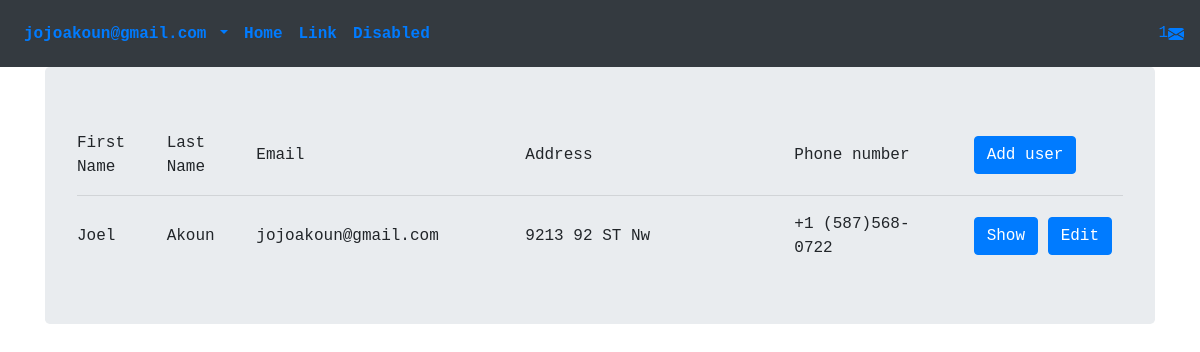
Before: /accounts/user_list/ (signed in) with the older database file.
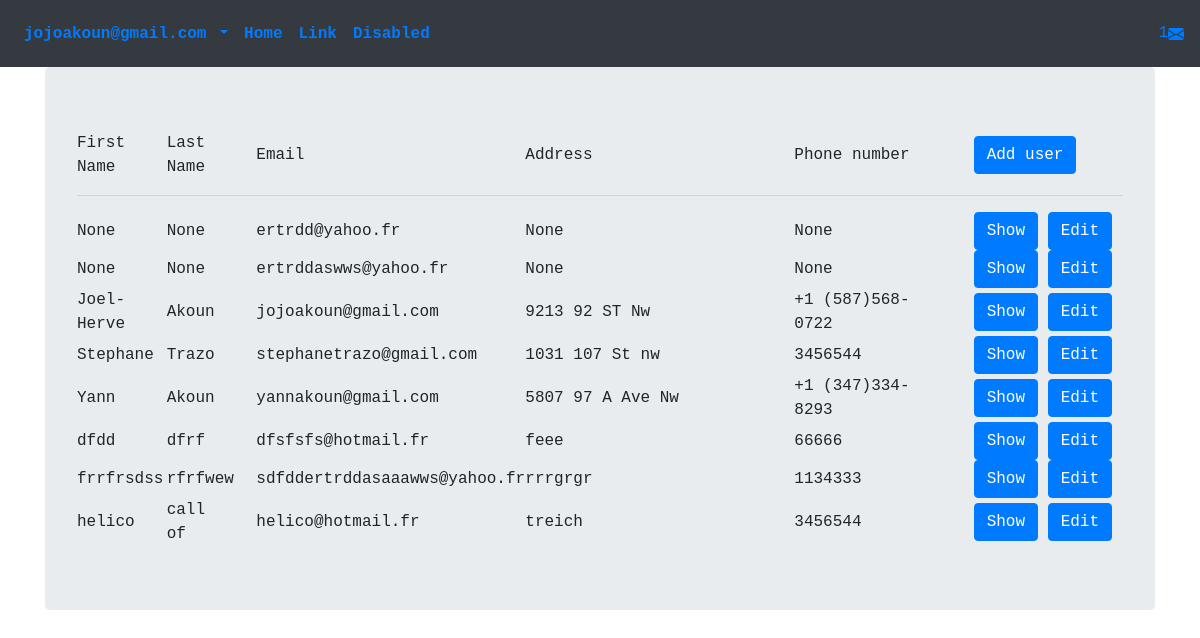
After: the same page with the newer database file.
### accounts/models.py (models this page shows, shortened)
class User(AbstractBaseUser):
    email = models.EmailField(
        verbose_name='email address',
        max_length=255,
        unique=True,
    )
    is_active = models.BooleanField(default=True)
    staff = models.BooleanField(default=False) # a admin user; non super-user
    admin = models.BooleanField(default=False) # a superuser
    USERNAME_FIELD = 'email'
    REQUIRED_FIELDS = [] # Email & Password are required by default.
    objects = UserManager()

class Profile(models.Model):
    user = models.OneToOneField(User, on_delete=models.CASCADE,blank=True, null=True)
    first_name = models.CharField(max_length=30, blank=True, null=True)
    last_name = models.CharField(max_length=30, blank=True, null=True)
    address = models.CharField(max_length=30, blank=True, null=True)
    phone_number = models.CharField(max_length=30, blank=True, null=True)

### accounts/views.py (the view)
# urls.py: path('user_list/',views.UserListView.as_view(),name='user_list'),
class UserListView(LoginRequiredMixin,AdminUserRequiredMixin,ListView):
    template_name = 'accounts/user_list_page.html'
    context_object_name = 'profile_list'
    def get_queryset(self):
        profile_list = Profile.objects.all().order_by('first_name')
        return profile_list

### accounts/templates/accounts/user_list_page.html
<!DOCTYPE html>
{% extends 'base.html' %}
{% load static %}
{% load bootstrap4 %}
{% block content %}
	<div class="container text-monospace">
		<div class="jumbotron">
			<div class="row align-items-center">
				<div class="col-1">First Name</div>
				<div class="col-1">Last Name</div>
				<div class="col-3">Email </div>
				<div class="col-3">Address</div>
				<div class="col-2">Phone number</div>
				<div class="col-2"><a class="btn btn-primary" href="{% url 'accounts:add_user' %}">Add user</a></div>
			</div>
			<hr>
			{% for profile in profile_list  %}
			<div class="row align-items-center">
				<div class="col-1">{{profile.first_name}}</div>
				<div class="col-1">{{profile.last_name}}</div>
				<div class="col-3">{{profile.user.email}}</div>
				<div class="col-3">{{profile.address}}</div>
				<div class="col-2">{{profile.phone_number}}</div>
				<div class="col-2"><a class="btn btn-primary" href="{% url  'accounts:show_user' id=profile.user.id%}">Show</a> <a class="btn btn-primary" href="{% url 'accounts:edit_user' id=profile.user.id%}">Edit</a></div>
			</div>
			{% endfor %}
		</div>
	</div>
{% endblock content %}

### templates/base.html (shortened to what this page needs)
<!DOCTYPE html>
{% load static %}
{% load bootstrap4 %}
<html lang="en">
<head>
	<link rel="stylesheet" href="https://stackpath.bootstrapcdn.com/bootstrap/4.5.0/css/bootstrap.min.css">
	<link rel="stylesheet" href="{% static 'css/main.css'%}">
</head>
<body>
	<nav class="navbar navbar-expand-lg navbar-primary bg-dark font-weight-bolder text-monospace">
		{% if request.user.is_authenticated %}
			<div class="collapse navbar-collapse " id="navbarSupportedContent">
				<ul class="navbar-nav mr-auto">
					<li class="nav-item dropdown">
						<a class="nav-link dropdown-toggle" href="#" id="navbarDropdown" role="button" data-toggle="dropdown" aria-haspopup="true" aria-expanded="false">
							{{request.user.email}}
						</a>
					</li>
					<li class="nav-item active">
					<a class="nav-link" href="{% url 'home'%}">Home <span class="sr-only">(current)</span></a>
					</li>
					<li class="nav-item active">
					<a class="nav-link" href="#">Link</a>
					</li>
					<li class="nav-item active">
					<a class="nav-link" href="#" tabindex="-1" aria-disabled="true">Disabled</a>
					</li>
				</ul>
				<div class="form-inline my-2 my-lg-3 text-primary h6 ">
					1
					</div>
			</div>
		{% endif %}
	</nav>
	{% block content %}
	{% endblock content %}
</body>
</html>

Changed rows visible on the page:
added Profile: first_name "None", last_name "None", user.email "ertrdd@yahoo.fr", address "None", phone_number "None"
added Profile: first_name "None", last_name "None", user.email "ertrddaswws@yahoo.fr", address "None", phone_number "None"
changed Profile "9213 92 ST Nw": first_name "Joel" → "Joel-Herve"
added Profile: first_name "Stephane", last_name "Trazo", user.email "stephanetrazo@gmail.com", address "1031 107 St nw", phone_number "3456544"
added Profile: first_name "Yann", last_name "Akoun", user.email "yannakoun@gmail.com", address "5807 97 A Ave Nw", phone_number "+1 (347)334-8293"
added Profile: first_name "dfdd", last_name "dfrf", user.email "dfsfsfs@hotmail.fr", address "feee", phone_number "66666"
added Profile: first_name "frrfrsdss", last_name "rfrfwew", user.email "sdfddertrddasaaawws@yahoo.fr", address "rrrgrgr", phone_number "1134333"
added Profile: first_name "helico", last_name "call of", user.email "helico@hotmail.fr", address "treich", phone_number "3456544"
